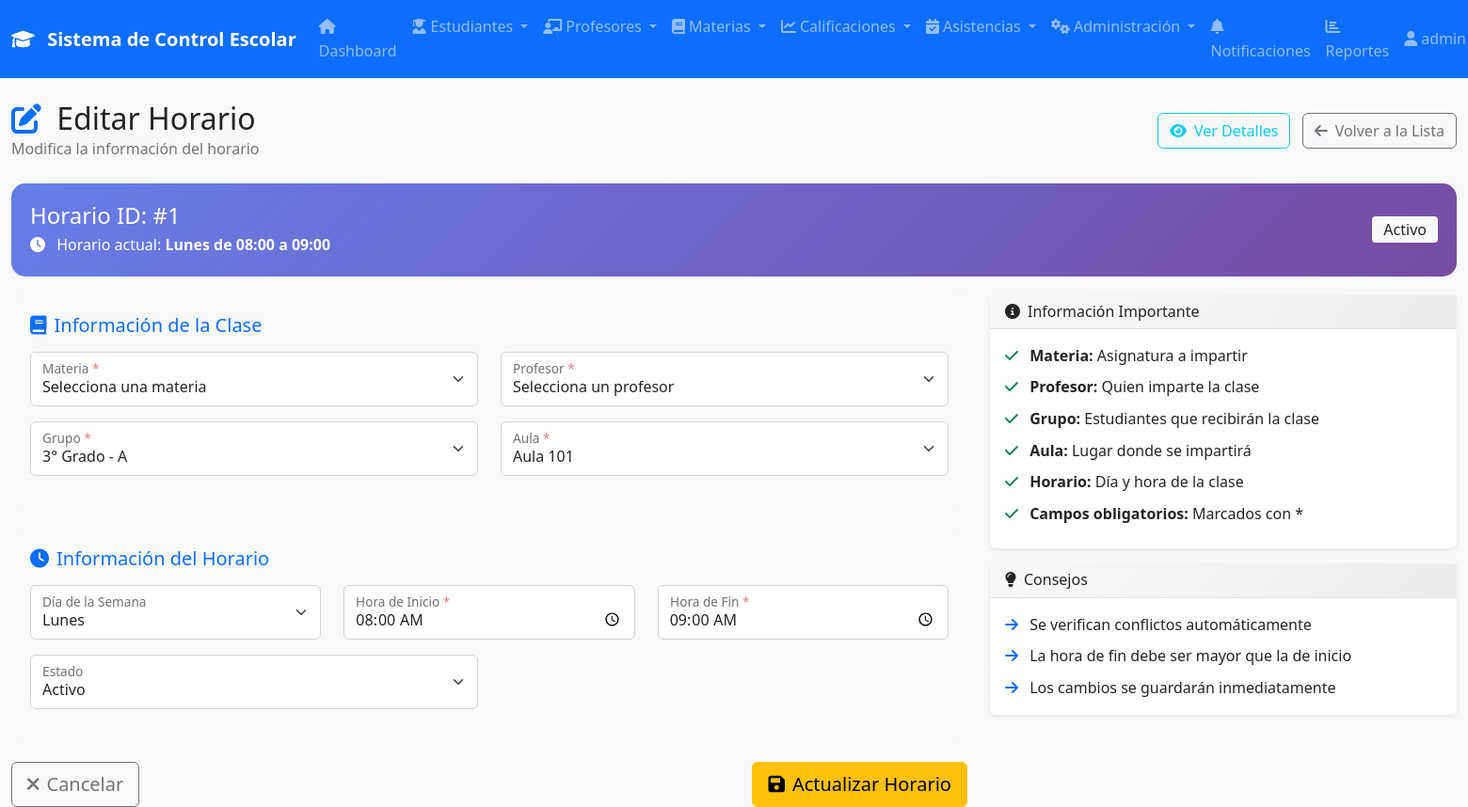
The app's page /modules/horarios/editar.php?id=1 (signed in) with its own data.
### tables this page shows
CREATE TABLE IF NOT EXISTS `horarios` (
  `id` int NOT NULL AUTO_INCREMENT,
  `materia_id` int NOT NULL,
  `profesor_id` int NOT NULL,
  `grupo_id` int NOT NULL,
  `aula_id` int NOT NULL,
  `dia_semana` enum('lunes','martes','miercoles','jueves','viernes','sabado') NOT NULL,
  `hora_inicio` time NOT NULL,
  `hora_fin` time NOT NULL,
  `estado` enum('activo','inactivo') NOT NULL DEFAULT 'activo',
  `fecha_creacion` timestamp NULL DEFAULT CURRENT_TIMESTAMP,
  PRIMARY KEY (`id`),
  KEY `materia_id` (`materia_id`),
  KEY `profesor_id` (`profesor_id`),
  KEY `grupo_id` (`grupo_id`),
  KEY `aula_id` (`aula_id`),
  KEY `idx_horarios_dia_hora` (`dia_semana`,`hora_inicio`)
);

CREATE TABLE IF NOT EXISTS `grupos` (
  `id` int NOT NULL AUTO_INCREMENT,
  `nombre` varchar(10) NOT NULL,
  `grado_id` int NOT NULL,
  `capacidad` int DEFAULT '30',
  `estado` enum('activo','inactivo') NOT NULL DEFAULT 'activo',
  `fecha_creacion` timestamp NULL DEFAULT CURRENT_TIMESTAMP,
  PRIMARY KEY (`id`),
  KEY `grado_id` (`grado_id`)
);

CREATE TABLE IF NOT EXISTS `grados` (
  `id` int NOT NULL AUTO_INCREMENT,
  `nombre` varchar(50) NOT NULL,
  `descripcion` text,
  `estado` enum('activo','inactivo') NOT NULL DEFAULT 'activo',
  `fecha_creacion` timestamp NULL DEFAULT CURRENT_TIMESTAMP,
  PRIMARY KEY (`id`)
);

CREATE TABLE IF NOT EXISTS `aulas` (
  `id` int NOT NULL AUTO_INCREMENT,
  `nombre` varchar(50) NOT NULL,
  `ubicacion` varchar(100) DEFAULT NULL,
  `capacidad` int DEFAULT '30',
  `tipo` enum('aula','laboratorio','biblioteca','gimnasio') NOT NULL DEFAULT 'aula',
  `estado` enum('activo','inactivo','mantenimiento') NOT NULL DEFAULT 'activo',
  `fecha_creacion` timestamp NULL DEFAULT CURRENT_TIMESTAMP,
  PRIMARY KEY (`id`)
);

### modules/horarios/editar.php (the view, shortened to what the rows shown need)
<?php
$page_title = 'Editar Horario';
$horario_id = isset($_GET['id']) ? (int)$_GET['id'] : 0;
$errors = [];
$form_data = [];
try {
    $pdo = conectarDB();
    $sql = "SELECT * FROM horarios WHERE id = ?";
    $stmt = $pdo->prepare($sql);
    $stmt->execute([$horario_id]);
    $horario = $stmt->fetch(PDO::FETCH_ASSOC);
    $form_data = [
        'materia_id' => $horario['materia_id'],
        'profesor_id' => $horario['profesor_id'],
        'grupo_id' => $horario['grupo_id'],
        'aula_id' => $horario['aula_id'],
        'dia_semana' => $horario['dia_semana'],
        'hora_inicio' => $horario['hora_inicio'],
        'hora_fin' => $horario['hora_fin'],
        'estado' => $horario['estado']
    ];
} catch (Exception $e) {
    $_SESSION['error'] = 'Error al cargar los datos del horario: ' . $e->getMessage();
    redirect('index.php');
}
try {
    $pdo = conectarDB();
    $grupos_sql = "SELECT g.id, g.nombre, gr.nombre as grado_nombre
                   FROM grupos g
                   LEFT JOIN grados gr ON g.grado_id = gr.id
                   WHERE g.estado = 'activo'
                   ORDER BY gr.nombre, g.nombre";
    $grupos = $pdo->query($grupos_sql)->fetchAll(PDO::FETCH_ASSOC);
    $aulas_sql = "SELECT id, nombre FROM aulas WHERE estado = 'activo' ORDER BY nombre";
    $aulas = $pdo->query($aulas_sql)->fetchAll(PDO::FETCH_ASSOC);
} catch (Exception $e) {
    $materias = [];
    $profesores = [];
    $grupos = [];
    $aulas = [];
    $errors[] = "Error al cargar los datos: " . $e->getMessage();
}
include __DIR__ . '/../../includes/navbar.php';
?>
<!DOCTYPE html>
<html lang="es">
<head>
    <link href="https://cdn.jsdelivr.net/npm/bootstrap@5.1.3/dist/css/bootstrap.min.css" rel="stylesheet">
    <link href="https://cdnjs.cloudflare.com/ajax/libs/font-awesome/6.0.0/css/all.min.css" rel="stylesheet">
    <link href="../../assets/css/style.css" rel="stylesheet">
</head>
<body>
    <div class="container-fluid mt-4">
        <div class="row">
            <div class="col-12">
                <div class="d-flex justify-content-between align-items-center mb-4">
                    <div>
                        <h2 class="mb-0">
                            <i class="fas fa-edit me-2 text-primary"></i>
                            <?php echo $page_title; ?>
                        </h2>
                    </div>
                </div>
                <div class="horario-info">
                    <div class="row align-items-center">
                        <div class="col-md-8">
                            <h4 class="mb-1">
                                Horario ID: #<?php echo $horario['id']; ?>
                            </h4>
                            <p class="mb-0">
                                <i class="fas fa-clock me-2"></i>
                                Horario actual: <strong><?php echo ucfirst($horario['dia_semana']); ?> de <?php echo date('H:i', strtotime($horario['hora_inicio'])); ?> a <?php echo date('H:i', strtotime($horario['hora_fin'])); ?></strong>
                            </p>
                        </div>
                        <div class="col-md-4 text-end">
                            <span class="badge bg-light text-dark fs-6">
                                <?php echo ucfirst($horario['estado']); ?>
                            </span>
                        </div>
                    </div>
                </div>
                <div class="row">
                    <div class="col-lg-8">
                        <form method="POST" id="formEditarHorario" novalidate>
                            <div class="form-section">
                                <div class="row">
                                    <div class="col-md-6">
                                        <div class="form-floating mb-3">
                                            <select class="form-select <?php echo (isset($errors) && in_array('El grupo es requerido', $errors)) ? 'is-invalid' : ''; ?>"
                                                    id="grupo_id"
                                                    name="grupo_id"
                                                    required>
                                                <?php foreach ($grupos as $grupo): ?>
                                                <option value="<?php echo $grupo['id']; ?>"
                                                        <?php echo (isset($form_data['grupo_id']) && $form_data['grupo_id'] == $grupo['id']) ? 'selected' : ''; ?>>
                                                    <?php echo htmlspecialchars($grupo['grado_nombre'] . ' - ' . $grupo['nombre']); ?>
                                                </option>
                                                <?php endforeach; ?>
                                            </select>
                                            <label for="grupo_id">Grupo <span class="required">*</span></label>
                                        </div>
                                    </div>
                                    <div class="col-md-6">
                                        <div class="form-floating mb-3">
                                            <select class="form-select <?php echo (isset($errors) && in_array('El aula es requerida', $errors)) ? 'is-invalid' : ''; ?>"
                                                    id="aula_id"
                                                    name="aula_id"
                                                    required>
                                                <?php foreach ($aulas as $aula): ?>
                                                <option value="<?php echo $aula['id']; ?>"
                                                        <?php echo (isset($form_data['aula_id']) && $form_data['aula_id'] == $aula['id']) ? 'selected' : ''; ?>>
                                                    <?php echo htmlspecialchars($aula['nombre']); ?>
                                                </option>
                                                <?php endforeach; ?>
                                            </select>
                                            <label for="aula_id">Aula <span class="required">*</span></label>
                                        </div>
                                    </div>
                                </div>
                            </div>
                            <div class="form-section">
                                <div class="row">
                                    <div class="col-md-4">
                                        <div class="form-floating mb-3">
                                            <select class="form-select" id="dia_semana" name="dia_semana">
                                                <option value="lunes" <?php echo ($form_data['dia_semana'] == 'lunes') ? 'selected' : ''; ?>>Lunes</option>
                                            </select>
                                            <label for="dia_semana">Día de la Semana</label>
                                        </div>
                                    </div>
                                    <div class="col-md-4">
                                        <div class="form-floating mb-3">
                                            <input type="time"
                                                   class="form-control <?php echo (isset($errors) && in_array('La hora de inicio es requerida', $errors)) ? 'is-invalid' : ''; ?>"
                                                   id="hora_inicio"
                                                   name="hora_inicio"
                                                   value="<?php echo htmlspecialchars($form_data['hora_inicio']); ?>"
                                                   required>
                                            <label for="hora_inicio">Hora de Inicio <span class="required">*</span></label>
                                        </div>
                                    </div>
                                    <div class="col-md-4">
                                        <div class="form-floating mb-3">
                                            <input type="time"
                                                   class="form-control <?php echo (isset($errors) && in_array('La hora de fin es requerida', $errors)) ? 'is-invalid' : ''; ?>"
                                                   id="hora_fin"
                                                   name="hora_fin"
                                                   value="<?php echo htmlspecialchars($form_data['hora_fin']); ?>"
                                                   required>
                                            <label for="hora_fin">Hora de Fin <span class="required">*</span></label>
                                        </div>
                                    </div>
                                </div>
                                <div class="row">
                                    <div class="col-md-6">
                                        <div class="form-floating mb-3">
                                            <select class="form-select" id="estado" name="estado">
                                                <option value="activo" <?php echo ($form_data['estado'] == 'activo') ? 'selected' : ''; ?>>Activo</option>
                                            </select>
                                            <label for="estado">Estado</label>
                                        </div>
                                    </div>
                                </div>
                            </div>
                        </form>
                    </div>
                </div>
            </div>
        </div>
    </div>
</body>
</html>

### records on screen
horarios: id "1", dia_semana "Lunes", hora_inicio "08:00", hora_fin "09:00", estado "Activo", grupo_id "3° Grado - A", aula_id "Aula 101", hora_inicio "08:00:00", hora_fin "09:00:00"

### other values on screen
SITE_NAME "Sistema de Control Escolar"
$_SESSION['username'] "admin…"
$page_title "Editar Horario"
